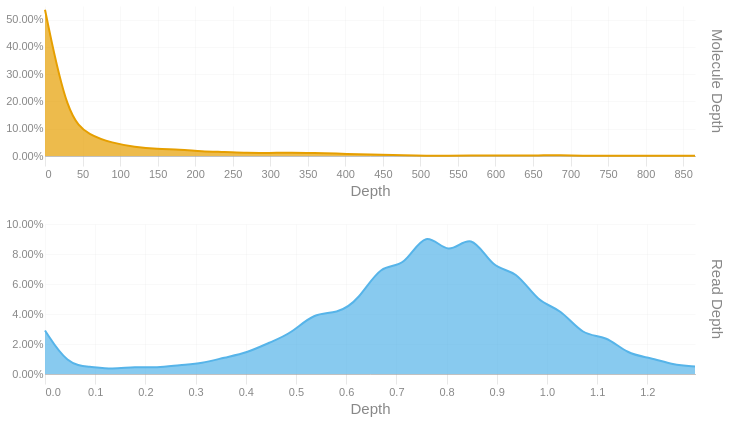

This figure's notebook cell:
### Code cell
readdep = depth_hist(tb['Read Depth'], q99, 3)
readdep = readdep.with_columns(pl.lit('Read Depth').alias('Metric'))
if not SKIPLR:
    moldep = depth_hist(tb['Molecule Depth'], mol_q99, 1)
    moldep = moldep.with_columns(pl.lit('Molecule Depth').alias('Metric'))
    _hist = pl.concat([readdep, moldep])
    _hist = _hist.filter(pl.col('Proportion') != 0)
    with SafeRender(_hist):
        (
            alt.Chart(_hist)        
            .mark_area(interpolate = "basis")
            .encode(
                x=alt.X('Bin:Q').scale(domainMin=0).axis(alt.Axis(title='Depth')),
                y = alt.Y('Proportion:Q', title = None).axis(format = '.2%'),
                color = alt.Color('Metric:N').legend(None),
                row = alt.Row("Metric:N").header(title = None, labelOrient = 'right'),
                tooltip = [
                    alt.Tooltip("Metric:N", title = "Metric"),
                    alt.Tooltip('Interval:N', title = "Depth Interval"),
                    alt.Tooltip('Proportion:Q', title = "% Alignments").format('.2%')
                ]
            )
            .resolve_scale(x='independent', y='independent')
            .properties(
                height = 150, width = 650,
                usermeta={'embedOptions': {'downloadFileName': f'{samplename}.depth.hist'}}
            )
        ).display()
else:
    readdep = readdep.filter(pl.col('Proportion') != 0)
    with SafeRender(readdep):
        (
            alt.Chart(readdep)        
            .mark_area(interpolate = "basis")
            .encode(
                x=alt.X('Bin:Q').scale(domainMin=0).axis(alt.Axis(title='Depth')),
                y = alt.Y('Proportion:Q', title = None).axis(format = '.2%'),
                tooltip = [
                    alt.Tooltip('Interval:N', title = "Depth Interval"),
                    alt.Tooltip('Proportion:Q', title = "% Alignments").format('.2%')
                ]
            )
            .properties(
                usermeta={'embedOptions': {'downloadFileName': f'{samplename}.depth.hist'}}
            )
        ).display()

### Figure 1 — Vega-Lite specification as saved in the notebook (floating-point values rounded to 4 significant figures)
{"width": 650, "height": 150, "config": {"title": {"anchor": "start", "dy": -15, "fontSize": 18, "color": "#888888", "subtitleColor": "#888888", "subtitleFontSize": 14}, "arc": {"fill": "#0072B2"}, "axis": {"domainColor": "#888888", "domainWidth": 0.5, "gridWidth": 0.2, "grid": false, "titleFontWeight": 400, "titleFontSize": 15, "labelFontSize": 11, "labelColor": "#888888", "tickColor": "#888888", "tickWidth": 0.2, "titleColor": "#888888"}, "axisBand": {"grid": false}, "axisX": {"grid": true, "tickSize": 10, "domainCap": "round"}, "axisY": {"domain": false, "grid": true, "tickSize": 0, "domainCap": "round"}, "background": "transparent", "header": {"labelFontSize": 15, "labelColor": "#888888", "titleFontSize": 15, "titleFontWeight": 600, "titleColor": "#888888"}, "legend": {"labelFont": "sans-serif", "labelFontSize": 12, "labelColor": "#888888", "symbolSize": 100, "symbolType": "circle", "titleFontSize": 12, "titlePadding": 10, "titleColor": "#888888", "title": null}, "range": {"category": ["#E69F00", "#56B4E9", "#009E73", "#F0E442", "#0072B2", "#D55E00", "#CC79A7", "#000000"], "diverging": ["#cfe8f3", "#a2d4ec", "#73bfe2", "#46abdb", "#1696d2", "#12719e"]}, "area": {"fill": "#0072B2", "fillOpacity": 0.7, "line": true, "strokeOpacity": 0.7}, "line": {"color": "#0072B2", "stroke": "#0072B2", "strokeWidth": 2}, "trail": {"color": "#0072B2", "stroke": "#0072B2", "strokeWidth": 0, "size": 1}, "point": {"filled": true, "fillOpacity": 1.0, "size": 95}, "text": {"color": "#888888", "fontSize": 11, "align": "right", "fontWeight": 400, "size": 11}, "bar": {"fill": "#0072B2", "stroke": null}, "view": {"stroke": null, "continuousWidth": 660, "continuousHeight": 400}}, "data": {"name": "data-17f21db18f40d0ccaa1a8cf1f38b690c"}, "mark": {"type": "area", "interpolate": "basis"}, "encoding": {"color": {"field": "Metric", "legend": null, "type": "nominal"}, "row": {"field": "Metric", "header": {"title": null, "labelOrient": "right"}, "type": "nominal"}, "tooltip": [{"field": "Metric", "title": "Metric", "type": "nominal"}, {"field": "Interval", "title": "Depth Interval", "type": "nominal"}, {"field": "Proportion", "format": ".2%", "title": "% Alignments", "type": "quantitative"}], "x": {"axis": {"title": "Depth"}, "field": "Bin", "scale": {"domainMin": 0}, "type": "quantitative"}, "y": {"axis": {"format": ".2%"}, "field": "Proportion", "title": null, "type": "quantitative"}}, "resolve": {"scale": {"x": "independent", "y": "independent"}}, "usermeta": {"embedOptions": {"downloadFileName": "S1_Annapolis_002.depth.hist"}}, "$schema": "https://vega.github.io/schema/vega-lite/v6.1.0.json", "datasets": {"data-17f21db18f40d0ccaa1a8cf1f38b690c": [{"Bin": 0.0, "Interval": "0.0-0.045", "Proportion": 0.029, "Metric": "Read Depth"}, {"Bin": 0.045, "Interval": "0.045-0.089", "Proportion": 0.006, "Metric": "Read Depth"}, {"Bin": 0.089, "Interval": "0.089-0.134", "Proportion": 0.005, "Metric": "Read Depth"}, {"Bin": 0.134, "Interval": "0.134-0.179", "Proportion": 0.003, "Metric": "Read Depth"}, {"Bin": 0.179, "Interval": "0.179-0.223", "Proportion": 0.005, "Metric": "Read Depth"}, {"Bin": 0.223, "Interval": "0.223-0.268", "Proportion": 0.004, "Metric": "Read Depth"}, {"Bin": 0.268, "Interval": "0.268-0.313", "Proportion": 0.006, "Metric": "Read Depth"}, {"Bin": 0.313, "Interval": "0.313-0.357", "Proportion": 0.007, "Metric": "Read Depth"}, {"Bin": 0.357, "Interval": "0.357-0.402", "Proportion": 0.011, "Metric": "Read Depth"}, {"Bin": 0.402, "Interval": "0.402-0.447", "Proportion": 0.014, "Metric": "Read Depth"}, {"Bin": 0.447, "Interval": "0.447-0.491", "Proportion": 0.021, "Metric": "Read Depth"}, {"Bin": 0.491, "Interval": "0.491-0.536", "Proportion": 0.027, "Metric": "Read Depth"}, {"Bin": 0.536, "Interval": "0.536-0.581", "Proportion": 0.041, "Metric": "Read Depth"}, {"Bin": 0.581, "Interval": "0.581-0.625", "Proportion": 0.04, "Metric": "Read Depth"}, {"Bin": 0.625, "Interval": "0.625-0.67", "Proportion": 0.049, "Metric": "Read Depth"}, {"Bin": 0.67, "Interval": "0.67-0.715", "Proportion": 0.074, "Metric": "Read Depth"}, {"Bin": 0.715, "Interval": "0.715-0.759", "Proportion": 0.07, "Metric": "Read Depth"}, {"Bin": 0.759, "Interval": "0.759-0.804", "Proportion": 0.098, "Metric": "Read Depth"}, {"Bin": 0.804, "Interval": "0.804-0.849", "Proportion": 0.077, "Metric": "Read Depth"}, {"Bin": 0.849, "Interval": "0.849-0.893", "Proportion": 0.096, "Metric": "Read Depth"}, {"Bin": 0.893, "Interval": "0.893-0.938", "Proportion": 0.069, "Metric": "Read Depth"}, {"Bin": 0.938, "Interval": "0.938-0.983", "Proportion": 0.07, "Metric": "Read Depth"}, {"Bin": 0.983, "Interval": "0.983-1.027", "Proportion": 0.047, "Metric": "Read Depth"}, {"Bin": 1.027, "Interval": "1.027-1.072", "Proportion": 0.044, "Metric": "Read Depth"}, {"Bin": 1.072, "Interval": "1.072-1.117", "Proportion": 0.025, "Metric": "Read Depth"}, {"Bin": 1.117, "Interval": "1.117-1.161", "Proportion": 0.026, "Metric": "Read Depth"}, {"Bin": 1.161, "Interval": "1.161-1.206", "Proportion": 0.013, "Metric": "Read Depth"}, {"Bin": 1.206, "Interval": "1.206-1.251", "Proportion": 0.011, "Metric": "Read Depth"}, {"Bin": 1.251, "Interval": "1.251-1.295", "Proportion": 0.006, "Metric": "Read Depth"}, {"Bin": 1.295, "Interval": "1.295-1.34", "Proportion": 0.005, "Metric": "Read Depth"}, {"Bin": 0.0, "Interval": "0.0-29.9", "Proportion": 0.536, "Metric": "Molecule Depth"}, {"Bin": 29.9, "Interval": "29.9-59.7", "Proportion": 0.139, "Metric": "Molecule Depth"}, {"Bin": 59.7, "Interval": "59.7-89.6", "Proportion": 0.075, "Metric": "Molecule Depth"}, {"Bin": 89.6, "Interval": "89.6-119.4", "Proportion": 0.048, "Metric": "Molecule Depth"}, {"Bin": 119.4, "Interval": "119.4-149.3", "Proportion": 0.033, "Metric": "Molecule Depth"}, {"Bin": 149.3, "Interval": "149.3-179.1", "Proportion": 0.025, "Metric": "Molecule Depth"}, {"Bin": 179.1, "Interval": "179.1-209.0", "Proportion": 0.024, "Metric": "Molecule Depth"}, {"Bin": 209.0, "Interval": "209.0-238.8", "Proportion": 0.017, "Metric": "Molecule Depth"}, {"Bin": 238.8, "Interval": "238.8-268.7", "Proportion": 0.015, "Metric": "Molecule Depth"}, {"Bin": 268.7, "Interval": "268.7-298.6", "Proportion": 0.011, "Metric": "Molecule Depth"}, {"Bin": 298.6, "Interval": "298.6-328.4", "Proportion": 0.011, "Metric": "Molecule Depth"}, {"Bin": 328.4, "Interval": "328.4-358.3", "Proportion": 0.013, "Metric": "Molecule Depth"}, {"Bin": 358.3, "Interval": "358.3-388.1", "Proportion": 0.011, "Metric": "Molecule Depth"}, {"Bin": 388.1, "Interval": "388.1-418.0", "Proportion": 0.009, "Metric": "Molecule Depth"}, {"Bin": 418.0, "Interval": "418.0-447.8", "Proportion": 0.006, "Metric": "Molecule Depth"}, {"Bin": 447.8, "Interval": "447.8-477.7", "Proportion": 0.005, "Metric": "Molecule Depth"}, {"Bin": 477.7, "Interval": "477.7-507.5", "Proportion": 0.003, "Metric": "Molecule Depth"}, {"Bin": 507.5, "Interval": "507.5-537.4", "Proportion": 0.001, "Metric": "Molecule Depth"}, {"Bin": 537.4, "Interval": "537.4-567.3", "Proportion": 0.001, "Metric": "Molecule Depth"}, {"Bin": 567.3, "Interval": "567.3-597.1", "Proportion": 0.002, "Metric": "Molecule Depth"}, {"Bin": 597.1, "Interval": "597.1-627.0", "Proportion": 0.002, "Metric": "Molecule Depth"}, {"Bin": 627.0, "Interval": "627.0-656.8", "Proportion": 0.002, "Metric": "Molecule Depth"}, {"Bin": 656.8, "Interval": "656.8-686.7", "Proportion": 0.002, "Metric": "Molecule Depth"}, {"Bin": 686.7, "Interval": "686.7-716.5", "Proportion": 0.003, "Metric": "Molecule Depth"}, {"Bin": 716.5, "Interval": "716.5-746.4", "Proportion": 0.001, "Metric": "Molecule Depth"}, {"Bin": 746.4, "Interval": "746.4-776.2", "Proportion": 0.001, "Metric": "Molecule Depth"}, {"Bin": 776.2, "Interval": "776.2-806.1", "Proportion": 0.001, "Metric": "Molecule Depth"}, {"Bin": 806.1, "Interval": "806.1-835.9", "Proportion": 0.001, "Metric": "Molecule Depth"}, {"Bin": 835.9, "Interval": "835.9-865.8", "Proportion": 0.001, "Metric": "Molecule Depth"}, {"Bin": 865.8, "Interval": "865.8-895.66", "Proportion": 0.001, "Metric": "Molecule Depth"}]}}
